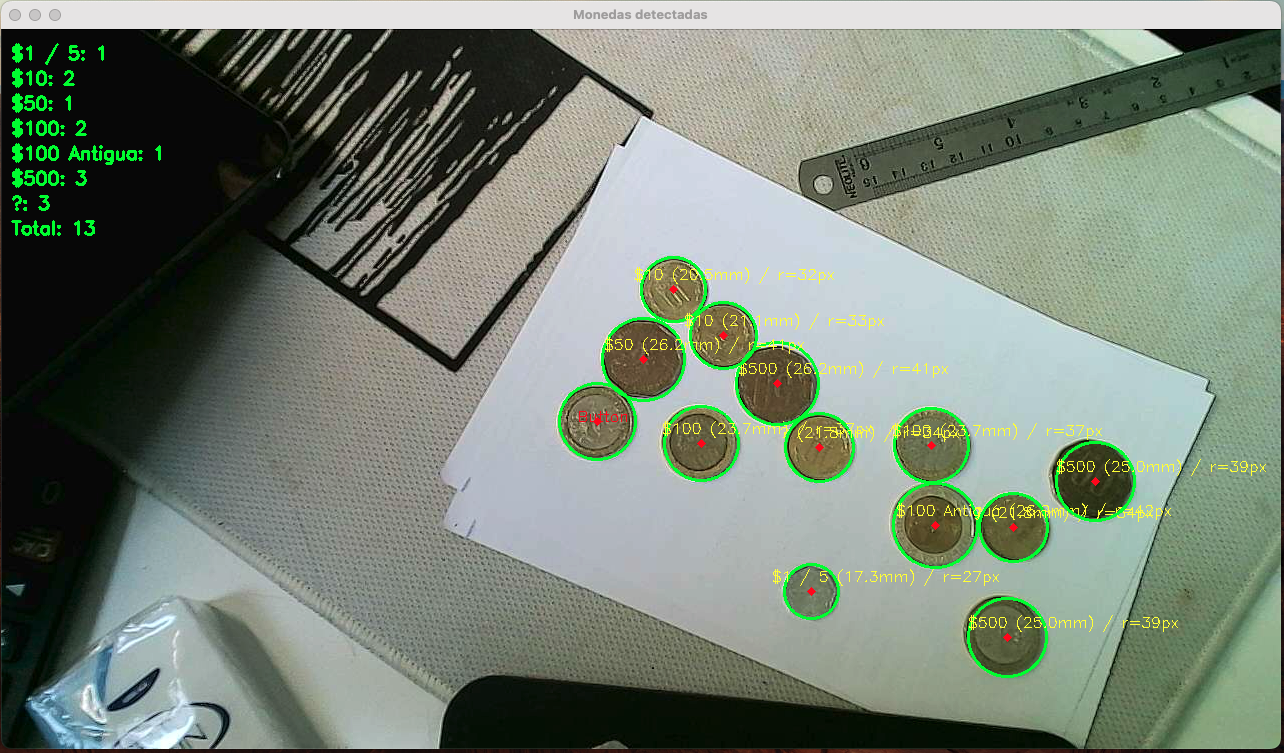
#> input picture COMPUTER VISION/dataset/11.png, 1284 x 753 px, given in place of the camera
$ python chilean_coin_detection.py
#> lines starting #> are read from the running program, lines starting #| are printed output that depends on the picture; after the words box and inside, x2 and y2 are one past the last pixel; in counts of white or black regions, pixels touching at a corner belong together
import numpy as np
import cv2 as cv
import matplotlib.pyplot as plt
import os

# Ordena cuatro puntos de un cuadrilátero en el orden:
# [top‑left, top‑right, bottom‑right, bottom‑left]
def order_points(pts: np.ndarray) -> np.ndarray:
    rect = np.zeros((4, 2), dtype="float32")
    # la suma x+y será mínima en la esquina superior‑izquierda
    s = pts.sum(axis=1)
    rect[0] = pts[np.argmin(s)]
    rect[2] = pts[np.argmax(s)]
    # la diferencia x‑y será mínima en la esquina superior‑derecha
    diff = np.diff(pts, axis=1)
    rect[1] = pts[np.argmin(diff)]
    rect[3] = pts[np.argmax(diff)]
    return rect

# Clasificación avanzada de monedas chilenas usando diámetro, circularidad y tono (hue)
def clasificar_por_caracteristicas(diametro_mm: float,
                                   circularity: float,
                                   hue: float) -> str:

    # 1. detectar $50 por forma (no completamente circular) + diámetro
    if 23.5 <= diametro_mm <= 26.5 and 0.84 <= circularity <= 0.93 and hue < 25:
        return "$50"

    # 2. resto mediante diámetro + color aproximado
    if 15.0 <= diametro_mm <= 18.8:
        return "$1 / 5"
    elif 20.0 < diametro_mm <= 21.5:
        return "$10"
    elif 22.5 < diametro_mm <= 24.5 and hue > 25:
        # $100 actual
        return "$100"

    if 24.5 < diametro_mm <= 28.5:
        if diametro_mm >= 26.8:
            return '$100 Antigua'
        else:
            return "$500"

    return "?"

# Capture video (1280x720)
cap = cv.VideoCapture(0)
cap.set(cv.CAP_PROP_FRAME_WIDTH, 1280)
cap.set(cv.CAP_PROP_FRAME_HEIGHT, 720)


if not cap.isOpened():
    print("Cannot open camera")
    exit()
while True:
    # Capture frame-by-frame
    ret, frame = cap.read()
#> frame is the input picture: shape (753, 1284, 3); mean B, G, R 118, 131.1, 119.9

    # if frame is read correctly ret is True
    if not ret:
        print("Can't receive frame (stream end?). Exiting ...")
        break
    # Our operations on the frame come here
    gray = cv.cvtColor(frame, cv.COLOR_BGR2GRAY)

    # Aplicar desenfoque para reducir ruido
    blurred = cv.GaussianBlur(gray, (5, 5), 0)

    # Aplicar detección de bordes
    canny = cv.Canny(blurred, 30, 150)
#> canny: shape (753, 1284); 5.1% white in thin lines or dots

    # Convertir imagen a espacio HSV
    hsv = cv.cvtColor(frame, cv.COLOR_BGR2HSV)
#> hsv: shape (753, 1284, 3); mean H, S, V 53, 51.3, 133.4

    # Rango de color para tonos metálicos (grisáceos)
    lower_metall = np.array([10, 30, 100])   # H: cualquiera, S: baja, V: media
    upper_metall = np.array([40, 255, 255])  # H: cualquiera, S: baja, V: alta

    # Crear máscara
    mask = cv.inRange(hsv, lower_metall, upper_metall)
#> mask: shape (753, 1284); 7.2% white; 1872 white regions (1680 under 20 px), largest, box (x1, y1, x2, y2) and area: (529, 598, 832, 702) 10588, (464, 125, 586, 268) 5951, (884, 410, 967, 480) 3473

    # Aplicar la máscara a la imagen original
    masked = cv.bitwise_and(frame, frame, mask=mask)


    # Dibujar los círculos si se encontraron, filtrando por radio y circularidad
    output = frame.copy()

    # Desomentar para variar colores de cámara
    frame_hsv = cv.cvtColor(frame, cv.COLOR_BGR2HSV)
    #lower_blue = np.array([90,  50,  50])
    #upper_blue = np.array([130,255,255])
    #creditcard_mask = cv.inRange(frame_hsv, lower_blue, upper_blue)

    creditcard_mask = cv.inRange(frame_hsv, np.array([0, 0, 0]), np.array([180, 255, 80]))
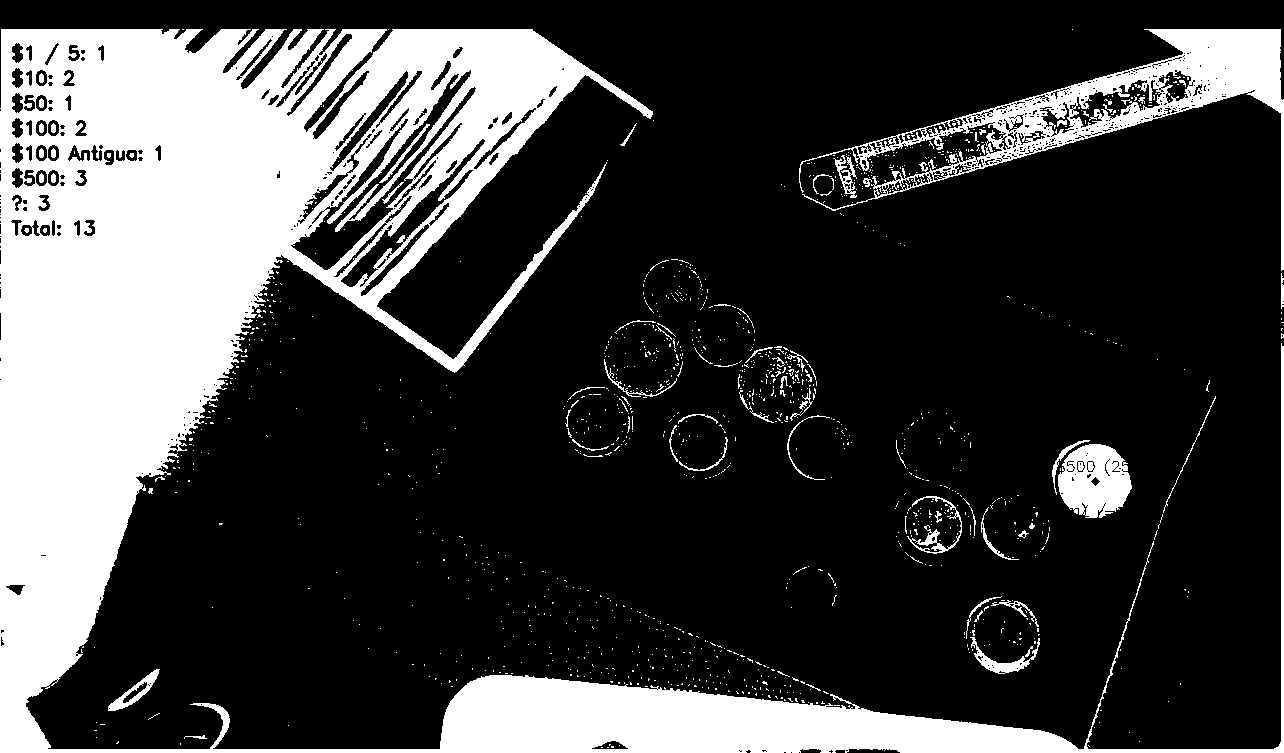
#> creditcard_mask: shape (753, 1284); 25.3% white; 1209 white regions (1130 under 20 px)
    contours, _ = cv.findContours(creditcard_mask, cv.RETR_EXTERNAL, cv.CHAIN_APPROX_SIMPLE)
#> contours = 1131 contours, 1101 with area under 20; largest, box (x1, y1, x2, y2) and area: (0, 29, 1284, 753) 229393, (799, 29, 1284, 271) 21902, (1058, 444, 1132, 518) 3980, (108, 669, 160, 711) 637, (970, 637, 1040, 674) 562
    pix_to_mm = None
    DEFAULT_PIX_TO_MM = 0.32  # valor aproximado para 1280x720
    pix_to_mm = DEFAULT_PIX_TO_MM
    for cnt in contours:
        # usar rectángulo rotado para mayor precisión
        rect = cv.minAreaRect(cnt)
        box = cv.boxPoints(rect).astype("float32")
        ordered = order_points(box)
        (tl, tr, br, bl) = ordered

        # long edges of the card
        widthA  = np.linalg.norm(br - bl)
        widthB  = np.linalg.norm(tr - tl)
        width_px = (widthA + widthB) / 2.0

        # short edges
        heightA = np.linalg.norm(tr - br)
        heightB = np.linalg.norm(tl - bl)
        height_px = (heightA + heightB) / 2.0

        # evitar división por cero si el contorno es degenerado
        if height_px == 0:
            continue

        aspect_ratio = width_px / height_px

        # filtro por proporción y tamaño
        if 1.3 < aspect_ratio < 1.8 and width_px > 100:
            pix_to_mm = 85.6 / float(width_px)  # ancho real de la tarjeta
            box = box.astype(int)   # np.int0 está deprecado en NumPy ≥1.26
            cv.drawContours(output, [box], 0, (255, 0, 0), 2)

            ancho_cm = round((width_px * pix_to_mm) / 10, 2)
            alto_cm  = round((height_px * pix_to_mm) / 10, 2)
            cv.putText(output,
                       f"{int(width_px)}px x {int(height_px)}px ~ {ancho_cm:.2f}cm x {alto_cm:.2f}cm",
                       (int(tl[0]) - 50, int(tl[1]) - 10),
                       cv.FONT_HERSHEY_SIMPLEX, 0.5, (255, 0, 0), 1)
            break
#> this loop made 1131 passes
#> cnt on passes 44 to 46: [[715, 688], [715, 689], [716, 689], [716, 688]], [[760, 687], [760, 689]], [[708, 687], [708, 688]]
#> output: shape (753, 1284, 3); 1.01% of pixels changed, all inside (x1, y1, x2, y2) = (0, 9, 1284, 753)

    # factores de escala
    if pix_to_mm is not None:
        px_per_mm   = 1.0 / pix_to_mm           # píxeles que ocupa 1 mm
        # diámetros de monedas chilenas más pequeñas y más grandes
        MIN_DIAM_MM = 17.0                      # $1 (≈19-20 mm)
        MAX_DIAM_MM = 27.0                      # $50/$500 (≈26-27 mm)

        # pasamos a radios y añadimos un margen ±10 %
        minRadius = int(0.45 * MIN_DIAM_MM * px_per_mm)   # (0.9·diam)/2
        maxRadius = int(0.55 * MAX_DIAM_MM * px_per_mm)   # (1.1·diam)/2
    else:
        # si la tarjeta no se ve, usa un rango amplio por defecto
        minRadius, maxRadius = 20, 45

    # Detección de círculos con Hough
    circles = cv.HoughCircles(
        blurred,
        cv.HOUGH_GRADIENT,
        dp=1.0,
        minDist=50,
        param1=100,
        param2=42,
        minRadius=minRadius,
        maxRadius=maxRadius
    )

    if circles is not None:
        circles = np.round(circles[0, :]).astype("int")
        filtered_circles = []
        for (x, y, r) in circles:
            # descartar círculos fuera del rango dinámico
            if r < minRadius or r > maxRadius:
                continue
            mask = np.zeros(gray.shape, dtype="uint8")
            cv.circle(mask, (x, y), r, 255, -1)
            masked = cv.bitwise_and(gray, gray, mask=mask)
            contours_roi, _ = cv.findContours(mask, cv.RETR_EXTERNAL, cv.CHAIN_APPROX_SIMPLE)
            for c in contours_roi:
                area = cv.contourArea(c)
                perimeter = cv.arcLength(c, True)
                if perimeter == 0:
                    continue
                circularity = 4 * np.pi * (area / (perimeter * perimeter))
                if circularity < 0.70 or circularity > 0.98:
                    cv.putText(output, f"C={circularity:.2f}", (x + r + 5, y),
                                cv.FONT_HERSHEY_SIMPLEX, 0.4, (255, 255, 0), 1)
                    continue
                filtered_circles.append((x, y, r))
#> this loop made 33 passes
#> (x, y, r) on passes 1 to 12: (556, 240, 213), (538, 364, 210), (612, 226, 215), (514, 212, 210), (590, 292, 210), (564, 414, 191), (492, 382, 195), (534, 308, 155), (572, 178, 168), (432, 172, 155), (616, 456, 173), (478, 300, 141)
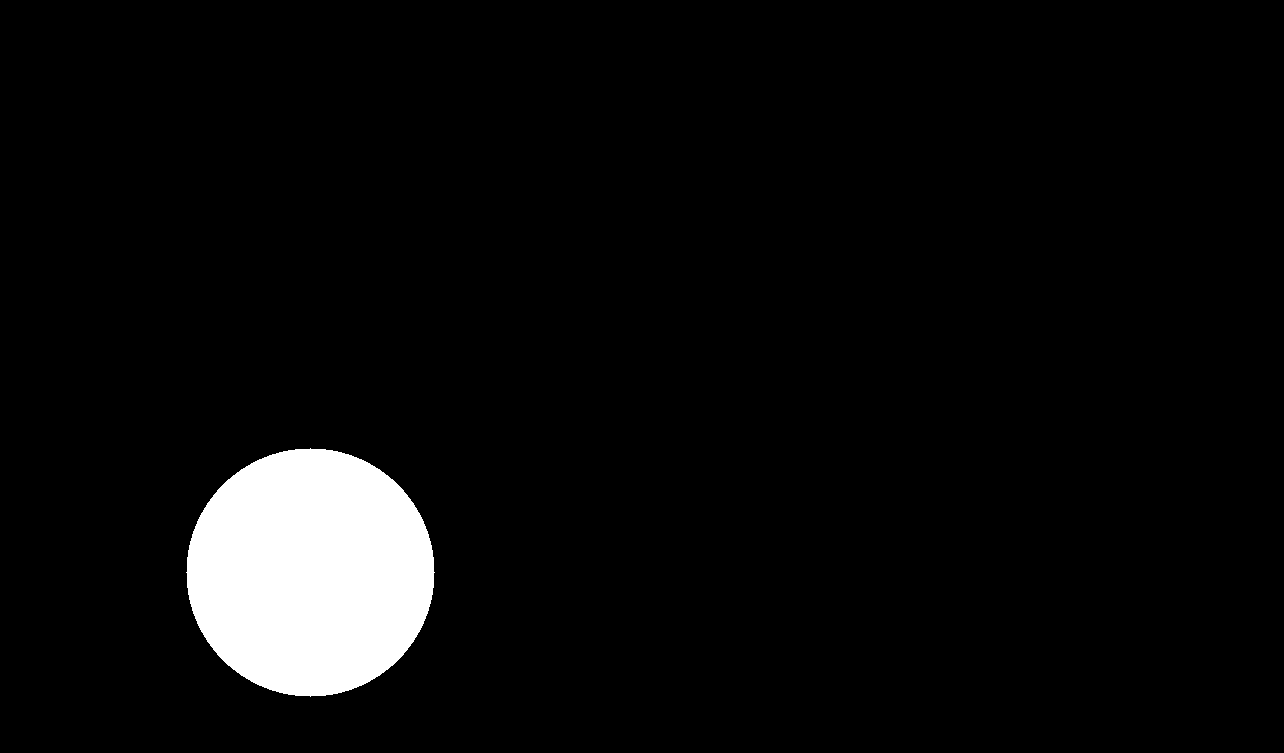
#> mask: shape (753, 1284); 5% white; 1 white region, box (x1, y1, x2, y2) and area: (186, 448, 435, 697) 48301

        conteo_monedas = {"$1 / 5": 0, "$10": 0, "$50": 0,
                          "$100": 0, "$100 Antigua": 0,
                          "$500": 0, "?": 0}


        for (x, y, r) in filtered_circles:
            cv.circle(output, (x, y), r, (0, 255, 0), 2)
            cv.circle(output, (x, y), 2, (0, 0, 255), 3)
            if pix_to_mm is not None:
                diameter_mm = round(2 * r * pix_to_mm, 1)

                # media del tono H dentro del ROI de la moneda
                hsv_roi = cv.cvtColor(frame, cv.COLOR_BGR2HSV)
                mask = np.zeros(gray.shape, dtype="uint8")
                cv.circle(mask, (x, y), r, 255, -1)
                hue_vals = hsv_roi[mask == 255][:, 0]
                hue_mean = np.mean(hue_vals) if hue_vals.size else 0

                # calcular circularity para este círculo
                mask_circ = np.zeros(gray.shape, dtype="uint8")
                cv.circle(mask_circ, (x, y), r, 255, -1)
                contours_roi, _ = cv.findContours(mask_circ, cv.RETR_EXTERNAL, cv.CHAIN_APPROX_SIMPLE)
                circularity = 0
                for c in contours_roi:
                    area = cv.contourArea(c)
                    perimeter = cv.arcLength(c, True)
                    if perimeter == 0:
                        continue
                    circularity = 4 * np.pi * (area / (perimeter * perimeter))
                    break

                # filtro por agujeros internos (botones)
                mask_roi = np.zeros(gray.shape, dtype="uint8")
                cv.circle(mask_roi, (x, y), int(r * 0.8), 255, -1)

                inner_blur = cv.GaussianBlur(gray, (3, 3), 0)
                inner_edges = cv.Canny(inner_blur, 50, 150)
                inner_edges = cv.bitwise_and(inner_edges, inner_edges, mask=mask_roi)

                inner_circles = cv.HoughCircles(
                    inner_edges,
                    cv.HOUGH_GRADIENT,
                    dp=1.0,
                    minDist=10,
                    param1=80,
                    param2=15,
                    minRadius=int(r * 0.05),
                    maxRadius=int(r * 0.35)
                )

                # Si se detecta al menos un círculo interno, lo descartamos como moneda
                if inner_circles is not None:
                    # cuenta de elemento desconocido
                    conteo_monedas["?"] += 1
                    cv.putText(output, "??", (x - 20, y),
                               cv.FONT_HERSHEY_SIMPLEX, 0.5, (0, 0, 255), 1)
                    continue

                etiqueta = clasificar_por_caracteristicas(diameter_mm, circularity, hue_mean)
                conteo_monedas[etiqueta] += 1
                cv.putText(output, f"{etiqueta} ({diameter_mm}mm) / r={r}px", (x - 40, y - 10),
                           cv.FONT_HERSHEY_SIMPLEX, 0.5, (0, 255, 255), 1)
#> inner_edges: shape (753, 1284); 0.27% white in thin lines or dots, all inside (x1, y1, x2, y2) = (215, 474, 410, 652)
#> mask_roi: shape (753, 1284); 3.2% white; 1 white region, box (x1, y1, x2, y2) and area: (211, 473, 410, 672) 30757
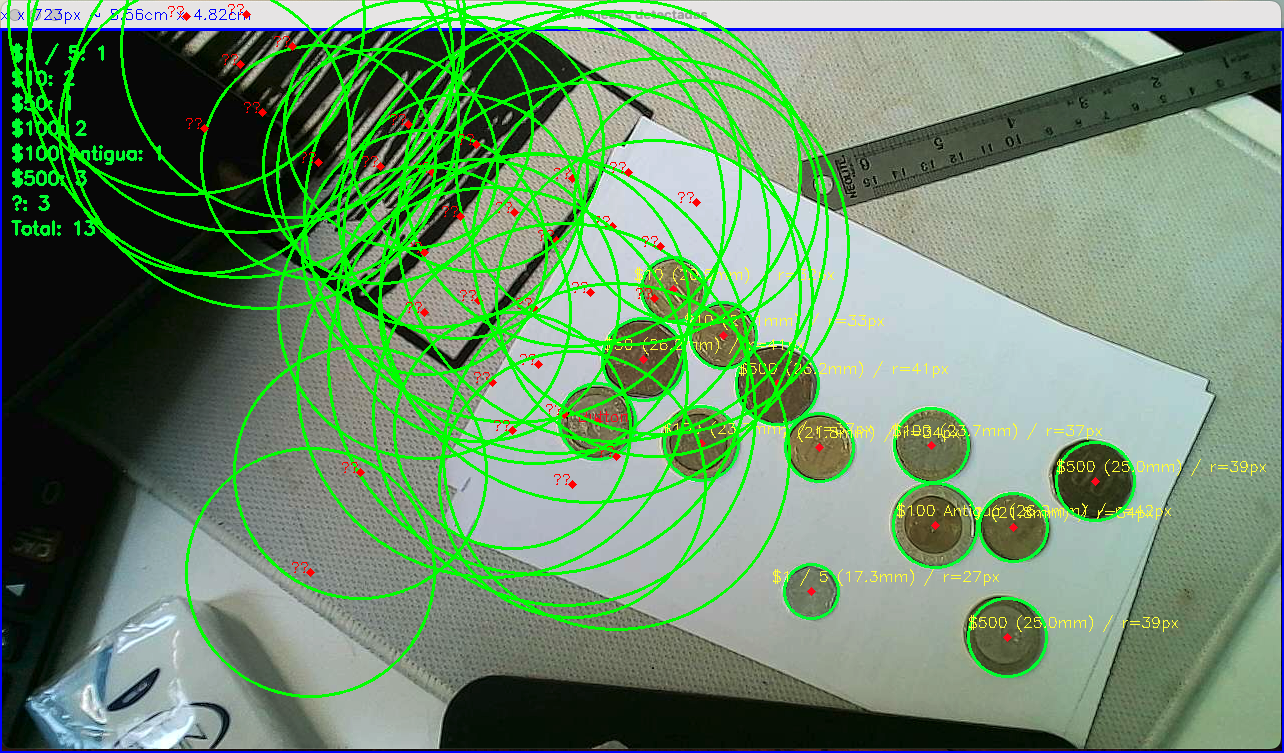
#> output: shape (753, 1284, 3); mean B, G, R 109.4, 140.7, 108.8

        if pix_to_mm is not None:
            y_offset = 30
            total_monedas = sum(conteo_monedas.values())
            for denom, count in conteo_monedas.items():
                texto = f"{denom}: {count}"
                cv.putText(output, texto, (10, y_offset), cv.FONT_HERSHEY_SIMPLEX, 0.6, (0, 255, 0), 2)
                y_offset += 25
#> this loop made 7 passes
#> (denom, count) on passes 1 to 7: ('$1 / 5', 0), ('$10', 0), ('$50', 0), ('$100', 0), ('$100 Antigua', 0), ('$500', 0), ('?', 33)
#> output: shape (753, 1284, 3); 0.35% of pixels changed, all inside (x1, y1, x2, y2) = (11, 14, 164, 182)
            cv.putText(output, f"Total: {total_monedas}", (10, y_offset),
                       cv.FONT_HERSHEY_SIMPLEX, 0.6, (0, 255, 0), 2)
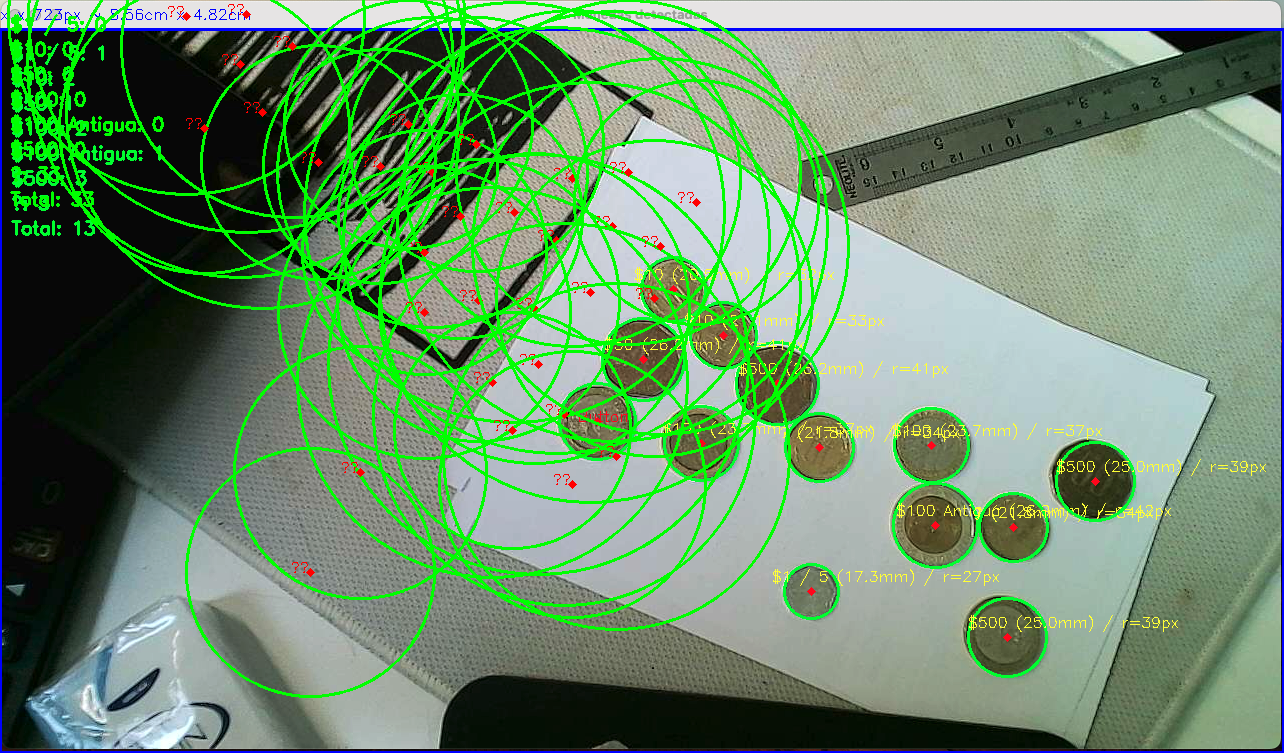
#> output: shape (753, 1284, 3); mean B, G, R 109.3, 141.4, 108.7

        # [7 lines of commented-out code are left out]


    if pix_to_mm is not None:
        print(f"[DEBUG] pix_to_mm = {pix_to_mm:.3f} mm/px")
#| [DEBUG] pix_to_mm = 0.067 mm/px
        print(f"[DEBUG] Ancho tarjeta detectada: {int(width_px)}px")
#| [DEBUG] Ancho tarjeta detectada: 1283px
    else:
        print("[DEBUG] No se detectó tarjeta. No hay pix_to_mm.")

    cv.imshow('Monedas detectadas', output)
    if cv.waitKey(1) == ord('q'):
#> (key q is pressed here)
        break

# When everything done, release the capture
cap.release()
cv.destroyAllWindows()
